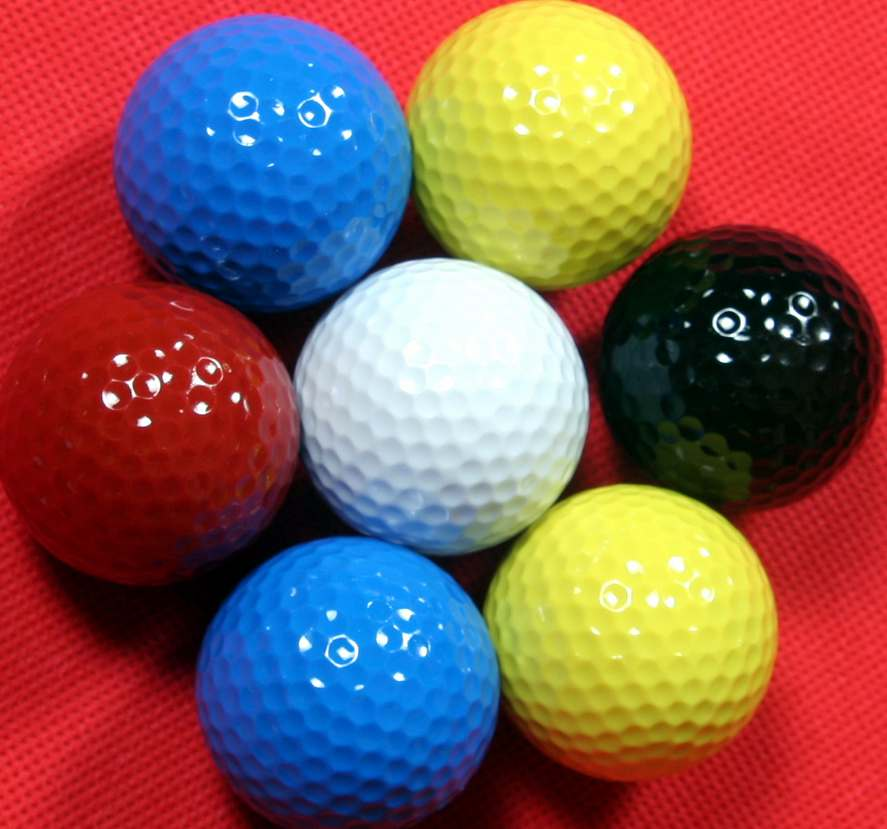
#> input picture Tutorial/Tutorial_OpenCV_PythonVersion/Image/color_ball.jpg, 887 x 829 px
$ python exercise2.py
#> lines starting #> are read from the running program, lines starting #| are printed output that depends on the picture; after the words box and inside, x2 and y2 are one past the last pixel; in counts of white or black regions, pixels touching at a corner belong together
# segment only blue colored ball

from module import *

def nothing(x):
    pass

# trackbar window 생성
cv.namedWindow('image')

initHmin, initSmin, initVmin = 110, 100, 100
initHmax, initSmax, initvmax = 130, 255, 255

cv.createTrackbar('hmin', 'image', initHmin, 179, nothing)
cv.createTrackbar('hmax', 'image', initHmax, 179, nothing)
cv.createTrackbar('smin', 'image', initSmin, 255, nothing)
cv.createTrackbar('smax', 'image', initSmax, 255, nothing)
cv.createTrackbar('vmin', 'image', initVmin, 255, nothing)
cv.createTrackbar('vmax', 'image', initvmax, 255, nothing)

img = cv.imread('Image/color_ball.jpg', cv.IMREAD_COLOR)
#> img is the input picture: shape (829, 887, 3); mean B, G, R 86, 91, 137.5

# Convert BRG to HSV
hsv = cv.cvtColor(img, cv.COLOR_BGR2HSV)
#> hsv: shape (829, 887, 3); mean H, S, V 97.1, 189.9, 172.9

# matplotlib: cvt color for display
imgPlt = cv.cvtColor(img, cv.COLOR_BGR2RGB)

while True:

    hmin = cv.getTrackbarPos('hmin', 'image')
    hmax = cv.getTrackbarPos('hmax', 'image')
    smin = cv.getTrackbarPos('smin', 'image')
    smax = cv.getTrackbarPos('smax', 'image')
    vmin = cv.getTrackbarPos('vmin', 'image')
    vmax = cv.getTrackbarPos('vmax', 'image')

    lower_range = np.array([hmin, smin, vmin])
    upper_range = np.array([hmax, smax, vmax])

    hsv = cv.cvtColor(img, cv.COLOR_BGR2HSV)

    mask = cv.inRange(hsv, lower_range, upper_range)
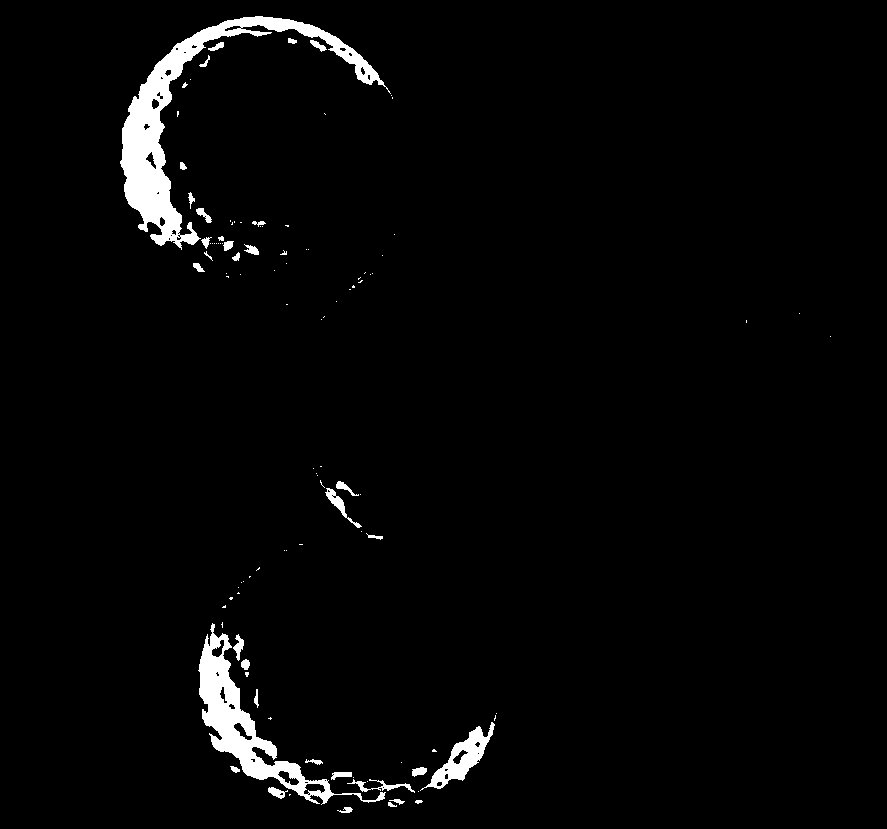
#> mask: shape (829, 887); 2.7% white; 107 white regions (73 under 20 px), largest, box (x1, y1, x2, y2) and area: (120, 16, 391, 250) 9732, (198, 623, 386, 805) 5873, (420, 722, 495, 791) 1494

    cv.imshow('image', mask)

    k = cv.waitKey(1) & 0xFF
#> (key Esc is pressed here)
    if k == 27:
        break

cv.destroyAllWindows()
